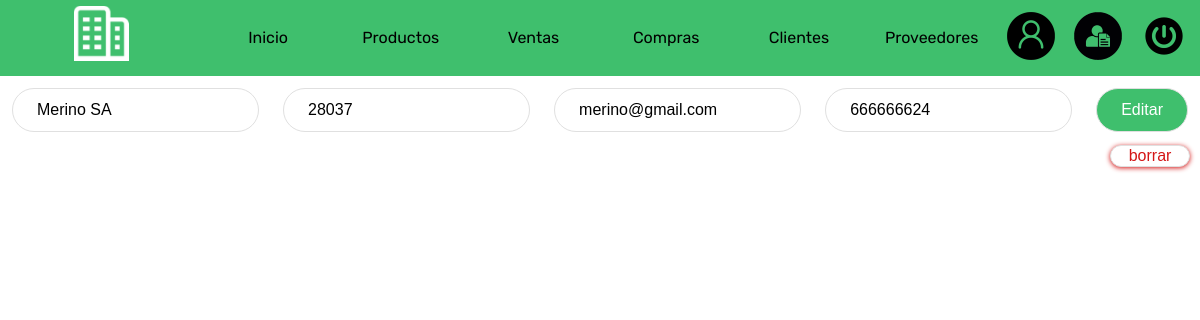
The app's page /editarproveedores.php?idproveedor=2 (signed in) with its own data.
### tables this page shows
CREATE TABLE `proveedores` (
  `id_proveedor` int(3) NOT NULL,
  `nombre` varchar(40) DEFAULT NULL,
  `cp` varchar(6) DEFAULT NULL,
  `correo` varchar(40) DEFAULT NULL,
  `tlf` varchar(14) DEFAULT NULL,
  `iban` varchar(30) DEFAULT NULL
);

### Db/Con1Db.php (called while the page is built)
<?php
class Connection
{
    public static function conn1()
    {
        $mysqli = new mysqli('localhost', 'root','', 'erp');
        if($mysqli->connect_errno)
        {
            printf("Error en la conexion: %s\n", $mysqli->coneect_errno);
        }
        else
        {
            $mysqli->set_charset('utf8');
            return $mysqli;
        }
    }
}
?>

### Controllers/EditarProveedoresController1.php (called while the page is built, shortened)
<?php
    $idProveedor = $_GET['idproveedor'];
    if(file_exists("../Db/Con1Db.php"))
    {
        require_once "../Db/Con1Db.php";
        require_once "../Models/Datos1Model.php";
    }
    elseif(file_exists("Db/Con1Db.php"))
    {
        require_once "Db/Con1Db.php";
        require_once "Models/Datos1Model.php";
    }
    $oData = new Datos;
    $sql = "SELECT * FROM proveedores where id_proveedor='$idProveedor'";
    $data = $oData->getData1($sql);
    if(empty($data))
    {
        echo"
            <div class='bloque1 negrita'>
                No hay datos.
                $idProveedor
            </div>
        ";
    }
    else
    {
        foreach ($data as $row)
        {
            $nombre = $row->nombre;
            $cp = $row->cp;
            $correo = $row->correo;
            $tlf = $row->tlf;
        }
    }
?>

### Models/Datos1Model.php (called while the page is built, shortened)
<?php
class Datos
{
    private $mysqli;
    private $data;
    public function __construct()
    {
        $this->mysqli= Connection::conn1();
        $this->data=array();
    }
    public function getData1($sql)
    {
        $result = $this->mysqli->query($sql);
        while($rows=$result->fetch_object())
        {
            $this->data[]=$rows;
        }
        return $this->data;
    }
}
?>

### Views/Proveedores/Proveedores1EdicionView.php (the view, shortened to what this page needs)
<div class="divEliminarproveedores">
   <div class="bloque1" id="">
        <form id="formEdicionProveedores1" class="bloque1 col-8">
        <?php require_once "Controllers/EditarProveedoresController1.php"; ?>
            <input type="text" name="textEdicionProveedores2" id="textEdicionProveedores2" required class="campo1" value='<?php echo $nombre;?>'>
            <input type="text" name="textEdicionProveedores3" id="textEdicionProveedores3" required class="campo1" value='<?php echo $cp;?>'>
            <input type="text" name="textEdicionProveedores4" id="textEdicionProveedores4" required class="campo1" value='<?php echo $correo;?>'>
            <input type="text" name="textEdicionProveedores5" id="textEdicionProveedores5" required class="campo1" value='<?php echo $tlf;?>'>
            <input type="submit" name="botonEdicionProveedores1" id="botonEdicionProveedores1" class="boton1" value="Editar">
        </form>
    </div>
    <div class="col-12 eliminarproveedores">
        <div class="col-1 ">
            <input type="button" name="botonBorrarProveedores1" id="botonBorrarProveedores1" class="borrar" value="borrar">
        </div>
    </div>
</div>

### Assets/css/style.css (style rules this page uses)
* { padding: 0; margin: 0; box-sizing: border-box; font-family: 'Rubik', sans-serif; text-align: center; }
.col-1 { width: 8.33%; }
.col-8 { width: 66.66%; }
.col-12 { width: 100%; }
.bloque1 { display: flex; flex-direction: row; align-items: center; justify-content: center; width: 100%; }
.campo1 { text-align: left; font-family: Arial, Helvetica, sans-serif; width: 40%; }
input, textarea, checkbox, submit, select { background-color: #ffffff; color: #000000; border: 1px solid #e0e0e0; border-radius: 30px; padding: 1% 2%; margin: 1%; text-align: left; text-decoration: none; font-family: Arial, Helvetica, sans-serif; font-size: 100%; cursor: pointer; outline: 0; }
.boton1 { background-color: #3FBF6D; color: #ffffff; text-align: center; font-family: Arial, Helvetica, sans-serif; padding: 1% 2%; border-radius: 30px; }
.borrar { background-color: #ffffff; border-radius: 14px; color: #d41616; box-shadow:0px 1px 5px 0px #d41616; text-align: center; font-family: Arial, Helvetica, sans-serif; padding: 1% 2%; width: 80%; text-decoration: none; }
.divEliminarproveedores { display: flex; flex-direction: column; align-items: center; }
.eliminarproveedores { display: flex; justify-content: end; align-items: baseline; }

### records on screen
proveedores: textEdicionProveedores2 "Merino SA", textEdicionProveedores3 "28037", textEdicionProveedores4 "merino@gmail.com", textEdicionProveedores5 "666666624"
